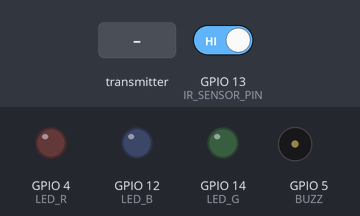
This sketch was run on a simulated ESP8266 (NodeMCU). Shown: output pins drawn as LEDs (lit = HIGH), buzzer (waves = sounding). The inputs (shaded band) are chosen by the test bench; at power-on: GPIO 13 (IR_SENSOR_PIN) HIGH. Pins used as bus, display or sensor lines are not drawn.

Above: at 1.2 s.
1.3 s: the transmitter starts sending startMeasuring = 1
At 2.0 s:
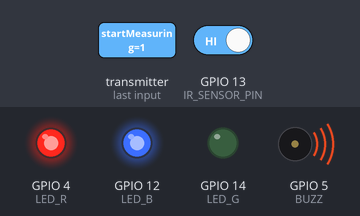
2.8 s: the transmitter starts sending stop = 1
At 3.8 s:
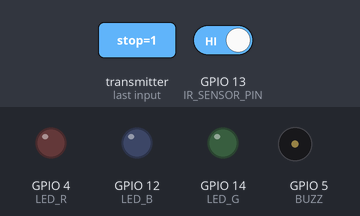
4.3 s: the transmitter starts sending stop = 0
At 5.4 s:
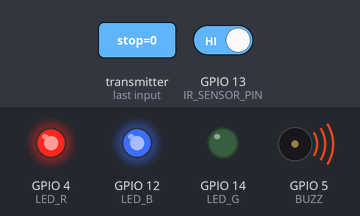
5.8 s: the transmitter starts sending stimulationMode = 1
At 6.1 s:
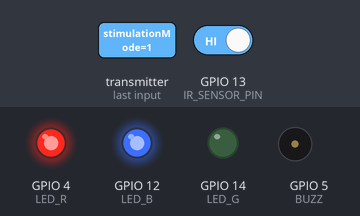
7.3 s: the transmitter starts sending stimulationMode = 0
At 7.7 s:
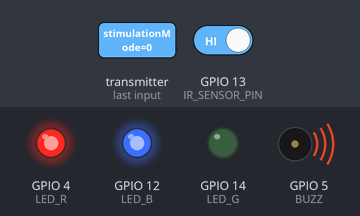
Timing chart, 0 to 9.8 s (numbered marks = the images above; inputs shaded):
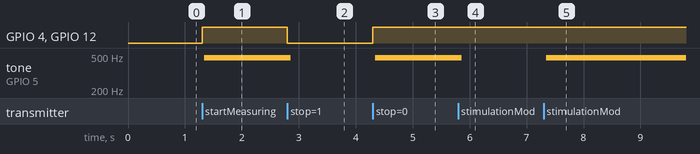

Measured:
- after the input at 1.3 s, GPIO 4 (LED_R), GPIO 12 (LED_B): LOW → HIGH at once; tone on GPIO 5 (BUZZ): silent → 478 Hz at once
- after the input at 2.8 s, GPIO 4 (LED_R), GPIO 12 (LED_B): HIGH → LOW at once; tone on GPIO 5 (BUZZ): 478 Hz → silent after 0.06 s
- after the input at 4.3 s, GPIO 4 (LED_R), GPIO 12 (LED_B): LOW → HIGH at once; tone on GPIO 5 (BUZZ): silent → 478 Hz at once
- after the input at 5.8 s, tone on GPIO 5 (BUZZ): 478 Hz → silent after 0.06 s
- after the input at 7.3 s, tone on GPIO 5 (BUZZ): silent → 478 Hz at once

The sketch:

sender.ino
```cpp
#include "ESP8266WiFi.h"
#include "espnow.h"

#define COMBINED_MODE 0u
#define VISUAL_MODE 1u
#define AUDIO_MODE 2u


#define IR_SENSOR_PIN 13

#define LED_R 4
#define LED_G 14
#define LED_B 12

#define BUZZ 5


//uint8_t receiverAddress[] = {0x48, 0xE7, 0x29, 0x54, 0xBD, 0xB9};
uint8_t receiverAddress[] = {0xE8, 0x68, 0xE7, 0x5D, 0x78, 0x4A}; // test


struct struct_message {
  unsigned int reactionTime;
  bool wasJustToLetYouKnowIAmAlive = false;
};

struct struct_receive {
  unsigned int stimulationMode;
  bool startMeasuring;
  bool stop = false;
  bool check = true;
};


// response containing the measurement
struct_message dataToSend;
// just to let know the sensor is alive
struct_message aliveMessage { 0, true };
// received instructions
struct_receive dataReceived;

unsigned long startTime;

bool isMeasuring = false;

unsigned int stimulationMode = COMBINED_MODE;

unsigned long buzzerOldTime = 0;
unsigned long buzzerTime = 500; // us
unsigned long buzzerState = true;


// -------------------------------------------------------------------------------------------------------- SETUP & LOOP ----------------------------------------------------------------------------------------------------------------------------------

void setup() {

  WiFi.mode(WIFI_STA);

  Serial.begin(115200);

  if (esp_now_init() != 0){
    Serial.println("Error on inizialization of espnow");
    return;
  }

  esp_now_set_self_role(ESP_NOW_ROLE_COMBO);

  esp_now_register_send_cb(OnDataSent);
  esp_now_register_recv_cb(OnDataRecv);

  esp_now_add_peer(receiverAddress, ESP_NOW_ROLE_COMBO, 1, NULL, 0);


  pinMode(IR_SENSOR_PIN, INPUT);
  pinMode(LED_R, OUTPUT);
  pinMode(LED_G, OUTPUT);
  pinMode(LED_B, OUTPUT);
  pinMode(BUZZ, OUTPUT);

  // for some reason the ir sensor is high when nothing is detected so FALLING is choosen
  attachInterrupt(digitalPinToInterrupt(IR_SENSOR_PIN), sensorTriggeredCallback, FALLING);

  //notify the master this sensor is now alive
  esp_now_send(receiverAddress, (uint8_t * ) &aliveMessage, sizeof(aliveMessage));

  buzzerOldTime = micros();
}


void loop() {

  // activate the appropriate stimulation to prompt the subject to swiftly accelerate their upper limb towards the correct sensor


  if (isMeasuring){
    if ((stimulationMode == COMBINED_MODE) || (stimulationMode == VISUAL_MODE)) {
      digitalWrite(LED_R, HIGH);
      digitalWrite(LED_G, LOW);
      digitalWrite(LED_B, HIGH); // test
    }

    if ((stimulationMode == COMBINED_MODE) || (stimulationMode == AUDIO_MODE)) {
      // write HIGH or LOW depending on the time
      digitalWrite(BUZZ, buzzerState);
    }


    // turn on and off the piezo at the right frequency
    unsigned long newTime = micros();
    unsigned long dt = newTime - buzzerOldTime;
    // set the buzzer state
    if ( dt > 500 ) {
      buzzerOldTime = newTime;
      buzzerState = !buzzerState;
    }

  }

  // if no measurement is needed turn off all the stimulations
  else{
    digitalWrite(LED_R, LOW);
    digitalWrite(LED_G, LOW);
    digitalWrite(LED_B, LOW);
    digitalWrite(BUZZ, LOW);
  }
}
```

functions.ino
```cpp
ICACHE_RAM_ATTR void sensorTriggeredCallback(){ // the ir sensor shouldn't give any fake readings unlesess there is sun

  // if it's not measuring then ignore the sensor
  if ( !isMeasuring ) {
    return;
  }

  // calculate how slow the tested human was
  unsigned long endTime = millis();
  unsigned int reactionTime = endTime - startTime;

  // write the measurement to the message buffer?
  dataToSend.reactionTime = reactionTime;
  // send it to the main board
  esp_now_send(receiverAddress, (uint8_t *) &dataToSend, sizeof(dataToSend));

  // disable measuring mode
  isMeasuring = false;

}


void OnDataSent(uint8_t *mac_address, uint8_t sendStatus) { // need to remove prints
  // if the message has not been received idk
}


// this sensor has been choosen and should start measuring or should stop deafening everyone with the buzzer
void OnDataRecv(uint8_t *mac, uint8_t *incomingData, uint8_t len) {

  // store the received instructions
  memcpy(&dataReceived, incomingData, sizeof(dataReceived));

  // stop the current measurement
  if (dataReceived.stop){
    isMeasuring = false;
    // digital write low on all pins to stop the screaming piezo if it's running
    return;
  }

  // start the measurement
  else if (dataReceived.startMeasuring){
    isMeasuring = true; // could add check to give error if hand is already over the sensor

    // take the first time
    startTime = millis();
  }


  // just tell the main board the sensor is currently active
  else if (dataReceived.check){
      esp_now_send(receiverAddress, (uint8_t * ) &aliveMessage, sizeof(aliveMessage));
  }
  stimulationMode = dataReceived.stimulationMode;
}
```
